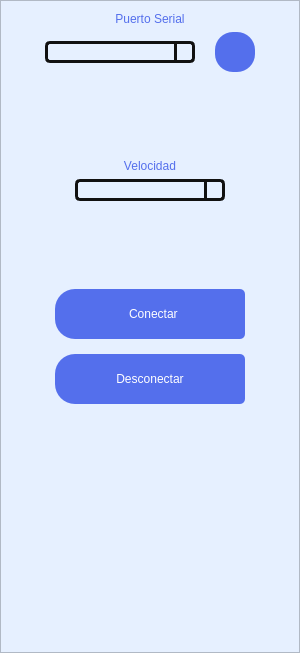
         <widget class="QFrame" name="frame_menu">
          <property name="minimumSize">
           <size>
            <width>300</width>
            <height>0</height>
           </size>
          </property>
          <property name="maximumSize">
           <size>
            <width>0</width>
            <height>16777215</height>
           </size>
          </property>
          <property name="styleSheet">
           <string notr="true">QFrame{
background-color: rgb(230, 240, 255);
}

QPushButton{
background-color: rgb(84,111,236);
border-top-left-radius:20px;
border-bottom-left-radius:20px;
border-top-right-radius:5px;
border-bottom-right-radius:5px;
color:rgb(255, 255, 255);
font: 77 12pt &quot;Arial Black&quot;;
}

QPushButton:hover{
background-color: rgb(39,74,233);
border-top-left-radius:20px;
border-bottom-left-radius:20px;
color:rgb(255,255,255);
font: 77 12pt &quot;Arial Black&quot;;
border-top-right-radius:5px;
border-bottom-right-radius:5px;
}


QLabel{
color:rgb(84,111,236);
font: 77 12pt &quot;Arial Black&quot;;
}
</string>
          </property>
          <property name="frameShape">
           <enum>QFrame::StyledPanel</enum>
          </property>
          <property name="frameShadow">
           <enum>QFrame::Raised</enum>
          </property>
          <layout class="QVBoxLayout" name="verticalLayout_5">
           <item>
            <layout class="QHBoxLayout" name="horizontalLayout_6">
             <item>
              <spacer name="horizontalSpacer_7">
               <property name="orientation">
                <enum>Qt::Horizontal</enum>
               </property>
               <property name="sizeHint" stdset="0">
                <size>
                 <width>13</width>
                 <height>20</height>
                </size>
               </property>
              </spacer>
             </item>
             <item>
              <layout class="QVBoxLayout" name="verticalLayout_3">
               <item>
                <widget class="QLabel" name="label_2">
                 <property name="text">
                  <string>Puerto Serial</string>
                 </property>
                 <property name="alignment">
                  <set>Qt::AlignCenter</set>
                 </property>
                </widget>
               </item>
               <item>
                <layout class="QHBoxLayout" name="horizontalLayout_4">
                 <property name="spacing">
                  <number>20</number>
                 </property>
                 <item>
                  <widget class="QComboBox" name="comboBox_puerto">
                   <property name="minimumSize">
                    <size>
                     <width>150</width>
                     <height>0</height>
                    </size>
                   </property>
                   <property name="styleSheet">
                    <string notr="true">QComboBox{
border:3px solid #111111;
border-radius: 5px;
min-width: 6em;
background-color: rgb(230, 240, 255);
font: 87 10pt &quot;Arial Black&quot;;
}

QComboBox::drop-down{
subcontrol-origin:padding;
subcontrol-position: top right;
width: 15px;
border-left-width: 3px;
border-left-color:#111111;
border-left-style:solid;
border-top-right-radius: 4px;
border-bottom-right-radius: 4px;
}

QComboBox QAbstractItemView{
background:#2c2c2c;
selection-background-color:#ff0037;
color:rgb(218,0,55);
}</string>
                   </property>
                  </widget>
                 </item>
                 <item>
                  <widget class="QPushButton" name="btn_actualizar">
                   <property name="minimumSize">
                    <size>
                     <width>40</width>
                     <height>40</height>
                    </size>
                   </property>
                   <property name="maximumSize">
                    <size>
                     <width>40</width>
                     <height>16777215</height>
                    </size>
                   </property>
                   <property name="styleSheet">
                    <string notr="true">border-radius:18px;</string>
                   </property>
                   <property name="text">
                    <string/>
                   </property>
                   <property name="icon">
                    <iconset>
                     <normaloff>icons/rotate-cw (1).svg</normaloff>icons/rotate-cw (1).svg</iconset>
                   </property>
                   <property name="iconSize">
                    <size>
                     <width>25</width>
                     <height>25</height>
                    </size>
                   </property>
                  </widget>
                 </item>
                </layout>
               </item>
              </layout>
             </item>
             <item>
              <spacer name="horizontalSpacer_6">
               <property name="orientation">
                <enum>Qt::Horizontal</enum>
               </property>
               <property name="sizeHint" stdset="0">
                <size>
                 <width>13</width>
                 <height>20</height>
                </size>
               </property>
              </spacer>
             </item>
            </layout>
           </item>
           <item>
            <spacer name="verticalSpacer">
             <property name="orientation">
              <enum>Qt::Vertical</enum>
             </property>
             <property name="sizeHint" stdset="0">
              <size>
               <width>20</width>
               <height>81</height>
              </size>
             </property>
            </spacer>
           </item>
           <item>
            <layout class="QHBoxLayout" name="horizontalLayout_5">
             <item>
              <spacer name="horizontalSpacer_2">
               <property name="orientation">
                <enum>Qt::Horizontal</enum>
               </property>
               <property name="sizeHint" stdset="0">
                <size>
                 <width>28</width>
                 <height>20</height>
                </size>
               </property>
              </spacer>
             </item>
             <item>
              <layout class="QVBoxLayout" name="verticalLayout_2">
               <item>
                <widget class="QLabel" name="label_4">
                 <property name="text">
                  <string>Velocidad</string>
                 </property>
                 <property name="alignment">
                  <set>Qt::AlignCenter</set>
                 </property>
                </widget>
               </item>
               <item>
                <widget class="QComboBox" name="comboBox_velocidad">
                 <property name="minimumSize">
                  <size>
                   <width>150</width>
                   <height>0</height>
                  </size>
                 </property>
                 <property name="maximumSize">
                  <size>
                   <width>220</width>
                   <height>16777215</height>
                  </size>
                 </property>
                 <property name="styleSheet">
                  <string notr="true">QComboBox{
border:3px solid #111111;
border-radius: 5px;
min-width: 6em;
background-color: rgb(230, 240, 255);
font: 87 10pt &quot;Arial Black&quot;;
}

QComboBox::drop-down{
subcontrol-origin:padding;
subcontrol-position: top right;
width: 15px;
border-left-width: 3px;
border-left-color:#111111;
border-left-style:solid;
border-top-right-radius: 4px;
border-bottom-right-radius: 4px;
}

QComboBox QAbstractItemView{
background:#2c2c2c;
selection-background-color:#ff0037;
color:rgb(218,0,55);
}</string>
                 </property>
                </widget>
               </item>
              </layout>
             </item>
             <item>
              <spacer name="horizontalSpacer_3">
               <property name="orientation">
                <enum>Qt::Horizontal</enum>
               </property>
               <property name="sizeHint" stdset="0">
                <size>
                 <width>18</width>
                 <height>20</height>
                </size>
               </property>
              </spacer>
             </item>
            </layout>
           </item>
           <item>
            <spacer name="verticalSpacer_2">
             <property name="orientation">
              <enum>Qt::Vertical</enum>
             </property>
             <property name="sizeHint" stdset="0">
              <size>
               <width>20</width>
               <height>82</height>
              </size>
             </property>
            </spacer>
           </item>
           <item>
            <layout class="QHBoxLayout" name="horizontalLayout_9">
             <item>
              <spacer name="horizontalSpacer_4">
               <property name="orientation">
                <enum>Qt::Horizontal</enum>
               </property>
               <property name="sizeHint" stdset="0">
                <size>
                 <width>18</width>
                 <height>20</height>
                </size>
               </property>
              </spacer>
             </item>
             <item>
              <layout class="QVBoxLayout" name="verticalLayout_4">
               <property name="spacing">
                <number>15</number>
               </property>
               <item>
                <widget class="QPushButton" name="btn_conectar">
                 <property name="minimumSize">
                  <size>
                   <width>190</width>
                   <height>50</height>
                  </size>
                 </property>
                 <property name="maximumSize">
                  <size>
                   <width>190</width>
                   <height>50</height>
                  </size>
                 </property>
                 <property name="text">
                  <string>  Conectar</string>
                 </property>
                 <property name="icon">
                  <iconset>
                   <normaloff>icons/log-in.svg</normaloff>icons/log-in.svg</iconset>
                 </property>
                 <property name="iconSize">
                  <size>
                   <width>30</width>
                   <height>30</height>
                  </size>
                 </property>
                </widget>
               </item>
               <item>
                <widget class="QPushButton" name="btn_desconectar">
                 <property name="minimumSize">
                  <size>
                   <width>190</width>
                   <height>50</height>
                  </size>
                 </property>
                 <property name="maximumSize">
                  <size>
                   <width>190</width>
                   <height>50</height>
                  </size>
                 </property>
                 <property name="text">
                  <string>Desconectar</string>
                 </property>
                 <property name="icon">
                  <iconset>
                   <normaloff>icons/log-out.svg</normaloff>icons/log-out.svg</iconset>
                 </property>
                 <property name="iconSize">
                  <size>
                   <width>30</width>
                   <height>30</height>
                  </size>
                 </property>
                </widget>
               </item>
              </layout>
             </item>
             <item>
              <spacer name="horizontalSpacer_5">
               <property name="orientation">
                <enum>Qt::Horizontal</enum>
               </property>
               <property name="sizeHint" stdset="0">
                <size>
                 <width>18</width>
                 <height>20</height>
                </size>
               </property>
              </spacer>
             </item>
            </layout>
           </item>
           <item>
            <spacer name="verticalSpacer_3">
             <property name="orientation">
              <enum>Qt::Vertical</enum>
             </property>
             <property name="sizeHint" stdset="0">
              <size>
               <width>20</width>
               <height>81</height>
              </size>
             </property>
            </spacer>
           </item>
           <item>
            <layout class="QHBoxLayout" name="horizontalLayout_10">
             <item>
              <spacer name="horizontalSpacer_10">
               <property name="orientation">
                <enum>Qt::Horizontal</enum>
               </property>
               <property name="sizeHint" stdset="0">
                <size>
                 <width>18</width>
                 <height>20</height>
                </size>
               </property>
              </spacer>
             </item>
             <item>
              <widget class="QLabel" name="label">
               <property name="minimumSize">
                <size>
                 <width>150</width>
                 <height>150</height>
                </size>
               </property>
               <property name="maximumSize">
                <size>
                 <width>150</width>
                 <height>150</height>
                </size>
               </property>
               <property name="text">
                <string/>
               </property>
               <property name="pixmap">
                <pixmap>images/pngwing.com.png</pixmap>
               </property>
               <property name="scaledContents">
                <bool>true</bool>
               </property>
              </widget>
             </item>
             <item>
              <spacer name="horizontalSpacer_11">
               <property name="orientation">
                <enum>Qt::Horizontal</enum>
               </property>
               <property name="sizeHint" stdset="0">
                <size>
                 <width>18</width>
                 <height>20</height>
                </size>
               </property>
              </spacer>
             </item>
            </layout>
           </item>
          </layout>
         </widget>
